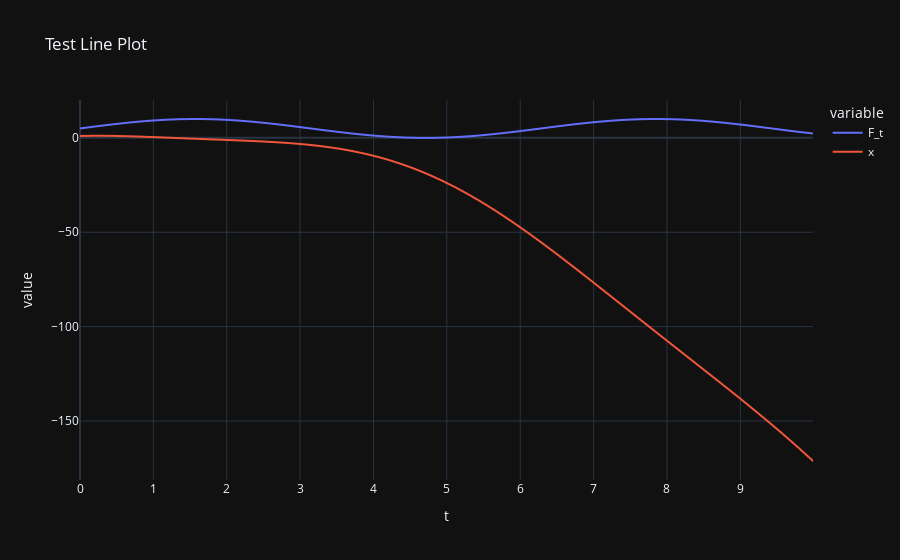

Notebook source saved alongside this figure:
### Code cell
# preallocation
ts = np.arange(start=0, stop=t_max, step=dt)
xs = np.zeros((2, len(ts)))

xs[:, 0, np.newaxis] = x_0
F_t = np.sin(ts) * 5 + 5

# simulation
model.reset()
for i in range(1, len(ts)):
    x = model(u=F_t[i], dt=dt)

    xs[:, i, np.newaxis] = x

# plotting
dfd = {"t": ts, "F_t": F_t, "x": xs[0, :]}
df = pd.DataFrame(data=dfd)

plot.line(
    df=df, x="t", y=["F_t", "x"], title="Test Line Plot", dark=True, markers=False
)

### Figure 1 — Plotly figure (JSON) as saved in the notebook; plotly's stock layout.template omitted (floating-point values rounded to 4 significant figures; data arrays with more than 128 entries replaced by an {"elided": "..."} marker saying what was removed)
{"data": [{"hovertemplate": "variable=F_t<br>t=%{x}<br>value=%{y}<extra></extra>", "legendgroup": "F_t", "line": {"color": "#636efa", "dash": "solid"}, "marker": {"symbol": "circle"}, "mode": "lines", "name": "F_t", "showlegend": true, "type": "scattergl", "x": {"elided": "1000 float values"}, "xaxis": "x", "y": {"elided": "1000 float values"}, "yaxis": "y"}, {"hovertemplate": "variable=x<br>t=%{x}<br>value=%{y}<extra></extra>", "legendgroup": "x", "line": {"color": "#EF553B", "dash": "solid"}, "marker": {"symbol": "circle"}, "mode": "lines", "name": "x", "showlegend": true, "type": "scattergl", "x": {"elided": "1000 float values"}, "xaxis": "x", "y": {"elided": "1000 float values"}, "yaxis": "y"}], "layout": {"legend": {"title": {"text": "variable"}, "tracegroupgap": 0}, "title": {"text": "Test Line Plot"}, "xaxis": {"anchor": "y", "domain": [0, 1], "title": {"text": "t"}}, "yaxis": {"anchor": "x", "domain": [0, 1], "title": {"text": "value"}}}}
